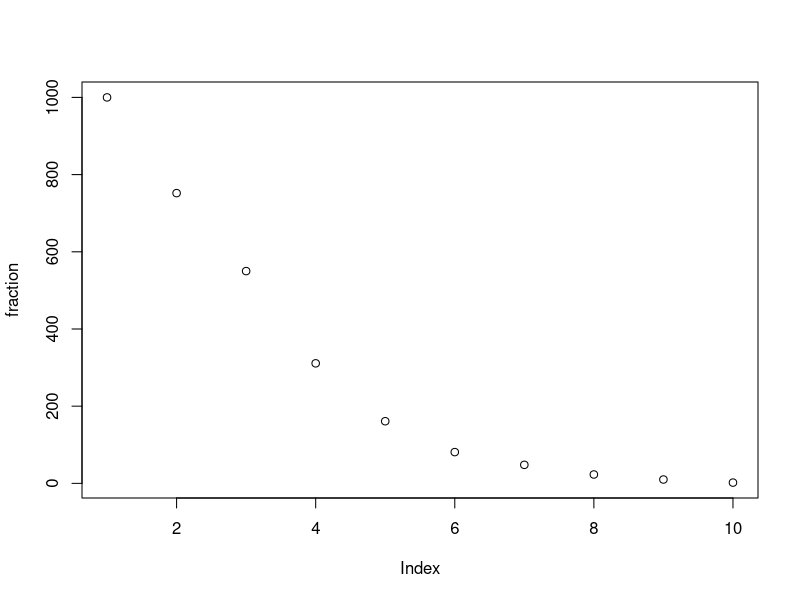

Write R code to recreate this figure.
#Question1 a)we created dimensions and calculated distances. At last, we drew a graph and as we can see from graph as dimension number increases, fraction decreases
#dimension_1
nof_samples=1000
data_points1=runif(nof_samples,-1,1)
data_points1=matrix(data_points1,ncol=1)
euclidean_distance1=sqrt((data_points1[ ,1]-0)^2)
less_than_one1=euclidean_distance1<=1
l1=sum(less_than_one1)

#dimension_2
nof_samples=1000
data_points2=runif(nof_samples*2,-1,1)
data_points2=matrix(data_points2,ncol=2)
euclidean_distance2=sqrt((data_points2[ ,1]-0)^2 + (data_points2[ ,2]-0)^2)
less_than_one2=euclidean_distance2<=1
l2=sum(less_than_one2)

#dimension_3
nof_samples=1000
data_points3=runif(nof_samples*3,-1,1)
data_points3=matrix(data_points3,ncol=3)
euclidean_distance3=sqrt((data_points3[ ,1]-0)^2 + (data_points3[ ,2]-0)^2 + (data_points3[,3]-0)^2)
less_than_one3=euclidean_distance3<=1
l3=sum(less_than_one3)

#dimension_4
nof_samples=1000
data_points4=runif(nof_samples*4,-1,1)
data_points4=matrix(data_points4,ncol=4)
euclidean_distance4=sqrt((data_points4[ ,1]-0)^2 + (data_points4[ ,2]-0)^2 + (data_points4[,3]-0)^2 + (data_points4[,4]-0)^2)
less_than_one4=euclidean_distance4<=1
l4=sum(less_than_one4)

#dimension_5
nof_samples=1000
data_points5=runif(nof_samples*5,-1,1)
data_points5=matrix(data_points5,ncol=5)
euclidean_distance5=sqrt((data_points5[ ,1]-0)^2 + (data_points5[ ,2]-0)^2 + (data_points5[,3]-0)^2 + (data_points5[,4]-0)^2 + (data_points5[,5]-0)^2)
less_than_one5=euclidean_distance5<=1
l5=sum(less_than_one5)

#dimension_6
nof_samples=1000
data_points6=runif(nof_samples*6,-1,1)
data_points6=matrix(data_points6,ncol=6)
euclidean_distance6=sqrt((data_points6[ ,1]-0)^2 + (data_points6[ ,2]-0)^2 + (data_points6[,3]-0)^2 + 
                           (data_points6[,4]-0)^2 + (data_points6[,5]-0)^2 + (data_points6[,6]-0)^2)
less_than_one6=euclidean_distance6<=1
l6=sum(less_than_one6)

#dimension_7
nof_samples=1000
data_points7=runif(nof_samples*7,-1,1)
data_points7=matrix(data_points7,ncol=7)
euclidean_distance7=sqrt((data_points7[ ,1]-0)^2 + (data_points7[ ,2]-0)^2 + (data_points7[,3]-0)^2 + 
                           (data_points7[,4]-0)^2 + (data_points7[,5]-0)^2 + (data_points7[,6]-0)^2 + 
                           (data_points7[,6]-0)^2)
less_than_one7=euclidean_distance7<=1
l7=sum(less_than_one7)

#dimension_8
nof_samples=1000
data_points8=runif(nof_samples*8,-1,1)
data_points8=matrix(data_points8,ncol=8)
euclidean_distance8=sqrt((data_points8[ ,1]-0)^2 + (data_points8[ ,2]-0)^2 + (data_points8[,3]-0)^2 + 
                           (data_points8[,4]-0)^2 + (data_points8[,5]-0)^2 + (data_points8[,6]-0)^2 + 
                           (data_points8[,7]-0)^2 + (data_points8[,8]-0)^2)
less_than_one8=euclidean_distance8<=1
l8=sum(less_than_one8)

#dimension_9
nof_samples=1000
data_points9=runif(nof_samples*9,-1,1)
data_points9=matrix(data_points9,ncol=9)
euclidean_distance9=sqrt((data_points9[ ,1]-0)^2 + (data_points9[ ,2]-0)^2 + (data_points9[,3]-0)^2 + 
                           (data_points9[,4]-0)^2 + (data_points9[,5]-0)^2 + (data_points9[,6]-0)^2 + 
                           (data_points9[,7]-0)^2 + (data_points9[,8]-0)^2 + (data_points9[,9]-0)^2)
less_than_one9=euclidean_distance9<=1
l9=sum(less_than_one9)

#dimension_10
nof_samples=1000
data_points10=runif(nof_samples*10,-1,1)
data_points10=matrix(data_points10,ncol=10)
euclidean_distance10=sqrt((data_points10[ ,1]-0)^2 + (data_points10[ ,2]-0)^2 + (data_points10[,3]-0)^2 + 
                            (data_points10[,4]-0)^2 + (data_points10[,5]-0)^2 + (data_points10[,6]-0)^2 + 
                            (data_points10[,7]-0)^2 + (data_points10[,8]-0)^2 + (data_points10[,9]-0)^2 + 
                            (data_points10[,10]-0)^2)
less_than_one10=euclidean_distance10<=1
l10=sum(less_than_one10)

fraction=c(l1,l2,l3,l4,l5,l6,l7,l8,l9,l10)
plot(fraction)